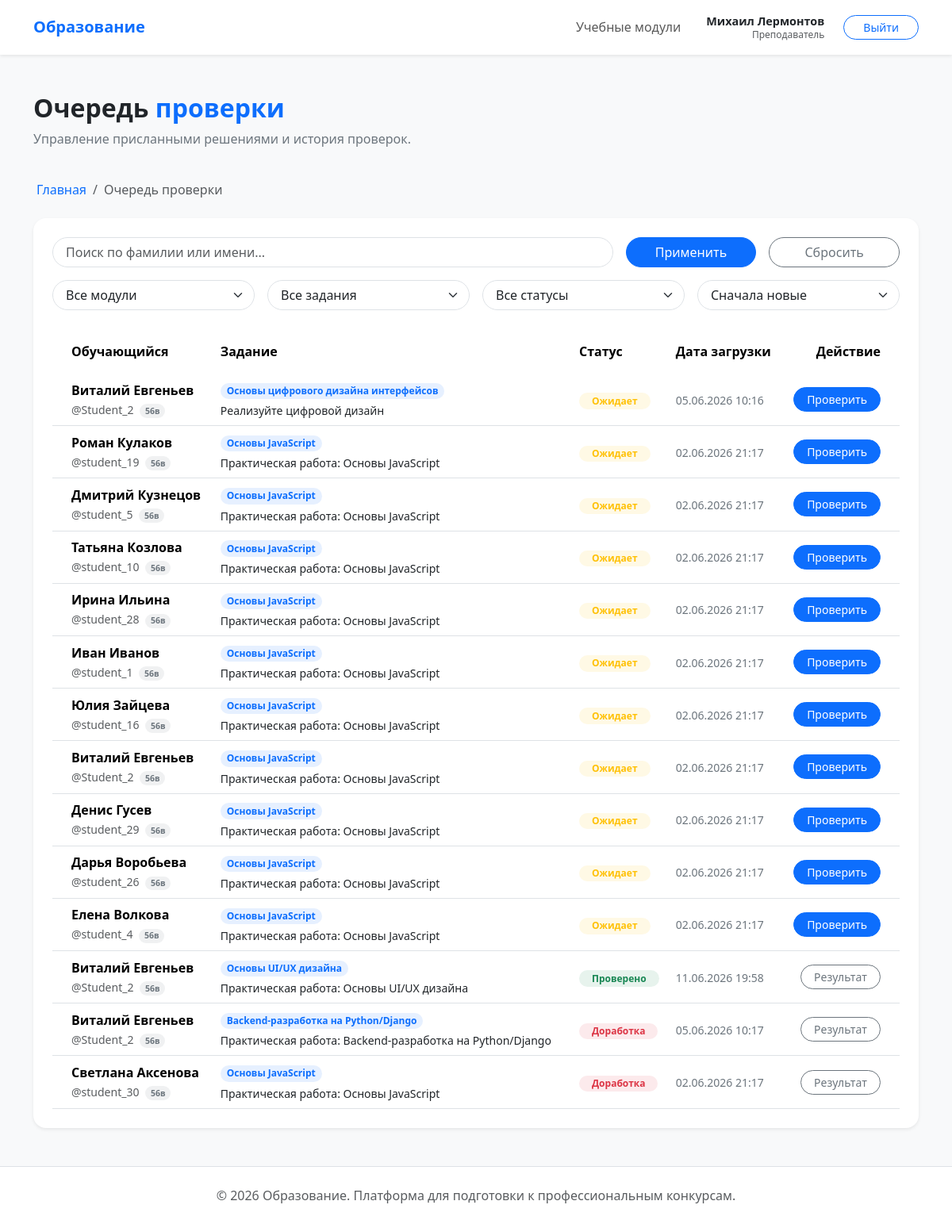
/solutions/teacher/submissions/ (signed in), run on an earlier commit of the app's database.
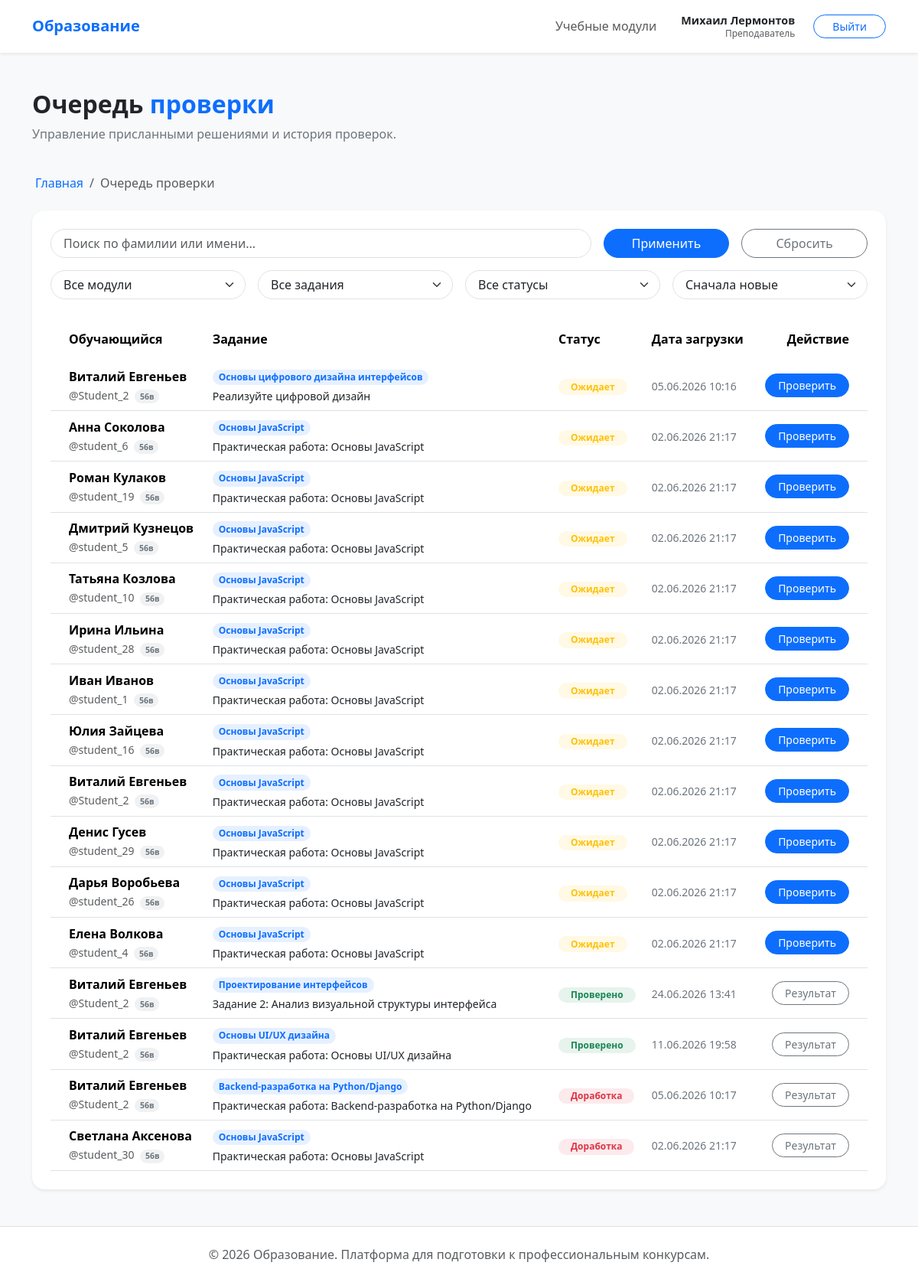
And on a later commit of the database.
### users/models.py (models this page shows, shortened)
class User(AbstractUser, BaseModel):
    class Role(models.TextChoices):
        STUDENT = "student", "Обучающийся"
        TEACHER = "teacher", "Преподаватель"
        ADMIN = "admin", "Администратор"
    middle_name = models.CharField(max_length=150, blank=True, verbose_name="Отчество")
    role = models.CharField(
        max_length=10, choices=Role.choices, default=Role.STUDENT, verbose_name="Роль"
    )
    group = models.ForeignKey(
        StudentGroup,
        on_delete=models.SET_NULL,
        null=True,
        blank=True,
        related_name="students",
        verbose_name="Учебная группа",
    )
    class Meta:
        verbose_name = "Пользователь"
        verbose_name_plural = "Пользователи"
        ordering = ["last_name", "first_name"]

### solutions/models.py (models this page shows, shortened)
class Submission(BaseModel):
    class Status(models.TextChoices):
        PENDING = "pending", "Ожидает проверки"
        REVIEWING = "reviewing", "На проверке"
        COMPLETED = "completed", "Проверено"
        REVISION = "revision", "Нужна доработка"
    task = models.ForeignKey(
        Task,
        on_delete=models.CASCADE,
        related_name="submissions",
        verbose_name="Задание",
    )
    student = models.ForeignKey(
        settings.AUTH_USER_MODEL,
        on_delete=models.CASCADE,
        related_name="submissions",
        verbose_name="Обучающийся",
    )
    file = models.FileField(
        upload_to="submissions/%Y/%m/", verbose_name="Файл с решением"
    )
    status = models.CharField(
        max_length=20,
        choices=Status.choices,
        default=Status.PENDING,
        verbose_name="Статус проверки",
    )
    class Meta:
        verbose_name = "Отправленная работа"
        verbose_name_plural = "Отправленные работы"
        ordering = ["-created_at"]

### curriculum/models.py (models this page shows, shortened)
class StudentGroup(BaseModel):
    title = models.CharField(max_length=7, unique=True, verbose_name="Название группы")
    teacher = models.ForeignKey(
        settings.AUTH_USER_MODEL,
        on_delete=models.SET_NULL,
        null=True,
        blank=True,
        limit_choices_to={"role": "teacher"},
        related_name="student_groups",
        verbose_name="Преподаватель",
    )
    class Meta:
        verbose_name = "Учебная группа"
        verbose_name_plural = "Учебные группы"
        ordering = ["title"]

class Task(BaseModel):
    module = models.ForeignKey(
        Module, on_delete=models.CASCADE, related_name="tasks", verbose_name="Модуль"
    )
    title = models.CharField(max_length=255, verbose_name="Название задания")
    description = models.TextField(verbose_name="Техническое задание")
    deadline = models.DateField(verbose_name="Крайний срок сдачи")
    max_score = models.PositiveIntegerField(
        default=100, verbose_name="Максимальный балл"
    )
    class Meta:
        verbose_name = "Задание"
        verbose_name_plural = "Задания"
        ordering = ["deadline"]
        constraints = [
            models.UniqueConstraint(
                fields=["module", "title"], name="unique_task_title_per_module"
            )
        ]

class Module(BaseModel):
    title = models.CharField(max_length=38, verbose_name="Название модуля")
    description = models.TextField(verbose_name="Описание модуля")
    class Meta:
        verbose_name = "Учебный модуль"
        verbose_name_plural = "Учебные модули"
        ordering = ["title"]

### solutions/views.py (the view, shortened to what this page needs)
class TeacherSubmissionListView(TeacherRequiredMixin, ListView):
    model = Submission
    template_name = "solutions/teacher_submissions.html"
    context_object_name = "submissions"
    def get_queryset(self):
        queryset = Submission.objects.select_related(
            "student", "student__group", "task", "task__module"
        )
        if not self.request.user.is_superuser:
            queryset = queryset.filter(student__group__teacher=self.request.user)
        search_query = self.request.GET.get("search", "").strip()
        module_filter = self.request.GET.get("module", "")
        if module_filter:
            queryset = queryset.filter(task__module_id=module_filter)
        task_filter = self.request.GET.get("task", "")
        if task_filter:
            queryset = queryset.filter(task_id=task_filter)
        status_filter = self.request.GET.get("status", "")
        if status_filter:
            queryset = queryset.filter(status=status_filter)
        sort_by = self.request.GET.get("sort", "")
        if sort_by == "date_asc":
            queryset = queryset.order_by("created_at")
        elif sort_by == "student":
            queryset = queryset.order_by("student__last_name", "student__first_name")
        else:
            queryset = queryset.annotate(
                status_priority=Case(
                    When(status=Submission.Status.PENDING, then=Value(0)),
                    default=Value(1),
                    output_field=IntegerField(),
                )
            ).order_by("status_priority", "-created_at")
        return queryset
    def get_context_data(self, **kwargs):
        context = super().get_context_data(**kwargs)
        visible_submissions = self.get_queryset()
        context["pending_count"] = visible_submissions.filter(
            status=Submission.Status.PENDING
        ).count()
        from curriculum.models import Module, Task
        context["modules"] = Module.objects.all()
        selected_module_id = self.request.GET.get("module", "")
        if selected_module_id:
            context["tasks"] = Task.objects.filter(module_id=selected_module_id)
        else:
            context["tasks"] = Task.objects.all()
        context["search_value"] = self.request.GET.get("search", "")
        context["module_value"] = selected_module_id
        context["task_value"] = self.request.GET.get("task", "")
        context["status_value"] = self.request.GET.get("status", "")
        context["sort_value"] = self.request.GET.get("sort", "")
        return context

### curriculum/views.py (called while the page is built)
    def test_func(self) -> bool:
        return self.request.user.is_authenticated and (
            self.request.user.role == User.Role.TEACHER or self.request.user.is_staff
        )

### templates/solutions/teacher_submissions.html (shortened to what this page needs)
{% extends 'base.html' %}
{% block content %}
    <div class="row mb-4">
        <div class="col-12">
            <h2 class="fw-bold">Очередь <span class="text-accent">проверки</span></h2>
            <p class="text-secondary">Управление присланными решениями и история проверок.</p>
        </div>
    </div>
    <nav aria-label="breadcrumb" class="mb-4">
        <ol class="breadcrumb">
            <li class="breadcrumb-item">
                <a href="{% url 'core:index' %}" class="text-decoration-none">
                    Главная
                </a>
            </li>
            <li class="breadcrumb-item active">Очередь проверки</li>
        </ol>
    </nav>
    <div class="card border-0 shadow-sm rounded-4 overflow-hidden p-4">
        <form method="get" class="row g-3 mb-4">
            <div class="col-md-8">
                <input type="text" name="search" class="form-control btn-rounded px-3"
                       placeholder="Поиск по фамилии или имени..." value="{{ search_value }}">
            </div>
            <div class="col-md-2">
                <button type="submit" class="btn btn-primary btn-rounded w-100">Применить</button>
            </div>
            <div class="col-md-2">
                <a href="{% url 'solutions:teacher_submissions' %}" class="btn btn-outline-secondary btn-rounded w-100">Сбросить</a>
            </div>
            <div class="col-md-3">
                <select name="module" class="form-select btn-rounded px-3" onchange="this.form.submit()">
                    <option value="">Все модули</option>
                </select>
            </div>
            <div class="col-md-3">
                <select name="task" class="form-select btn-rounded px-3">
                    <option value="">Все задания</option>
                </select>
            </div>
            <div class="col-md-3">
                <select name="status" class="form-select btn-rounded px-3">
                    <option value="">Все статусы</option>
                </select>
            </div>
            <div class="col-md-3">
                <select name="sort" class="form-select btn-rounded px-3">
                    <option value="">Сначала новые</option>
                </select>
            </div>
        </form>
        <div class="table-responsive">
            <table class="table table-hover align-middle mb-0">
                <thead class="bg-light">
                <tr>
                    <th class="ps-4 py-3 border-0">Обучающийся</th>
                    <th class="py-3 border-0">Задание</th>
                    <th class="py-3 border-0">Статус</th>
                    <th class="py-3 border-0">Дата загрузки</th>
                    <th class="pe-4 py-3 border-0 text-end">Действие</th>
                </tr>
                </thead>
                <tbody>
                {% for submission in submissions %}
                    <tr {% if submission.status != 'pending' %}class="bg-light bg-opacity-50"{% endif %}>
                        <td class="ps-4">
                            <div class="fw-bold">{{ submission.student.get_full_name }}</div>
                            <small class="text-muted">
                                @{{ submission.student.username }}
                                {% if submission.student.group %}
                                    <span class="badge bg-secondary bg-opacity-10 text-secondary rounded-pill custom-badge-sm ms-1">{{ submission.student.group.title }}</span>
                                {% endif %}
                            </small>
                        </td>
                        <td>
                            <span class="badge bg-primary bg-opacity-10 text-accent rounded-pill px-2 small">
                                {{ submission.task.module.title }}
                            </span>
                            <div class="small mt-1 text-dark">{{ submission.task.title }}</div>
                        </td>
                        <td>
                            {% if submission.status == 'pending' %}
                                <span class="badge bg-warning bg-opacity-10 text-warning rounded-pill px-3">Ожидает</span>
                            {% elif submission.status == 'completed' %}
                                <span class="badge bg-success bg-opacity-10 text-success rounded-pill px-3">Проверено</span>
                            {% elif submission.status == 'revision' %}
                                <span class="badge bg-danger bg-opacity-10 text-danger rounded-pill px-3">Доработка</span>
                            {% endif %}
                        </td>
                        <td><span class="text-secondary small">{{ submission.created_at|date:"d.m.Y H:i" }}</span></td>
                       <td class="pe-4 text-end">
                           {% if not user.is_superuser %}
                               {% if submission.status == 'pending' %}
                                   <a href="{% url 'solutions:review_create' submission.id %}"
                                      class="btn btn-primary btn-sm btn-rounded px-3">
                                       Проверить
                                   </a>
                               {% else %}
                                   <a href="{% url 'solutions:review_detail' submission.id %}"
                                      class="btn btn-outline-secondary btn-sm btn-rounded px-3">
                                       Результат
                                   </a>
                               {% endif %}
                           {% endif %}
                       </td>
                    </tr>
                {% empty %}
                    <tr>
                        <td colspan="5" class="text-center py-5 text-secondary">Нет работ для отображения.</td>
                    </tr>
                {% endfor %}
                </tbody>
            </table>
        </div>
    </div>
{% endblock %}

### templates/base.html (shortened to what this page needs)
<!DOCTYPE html>
<html lang="ru">
<head>
    <link href="https://cdn.jsdelivr.net/npm/bootstrap@5.3.2/dist/css/bootstrap.min.css" rel="stylesheet">
</head>
<body>
{% include 'includes/header.html' %}
<main class="container py-5">
    {% block content %}{% endblock %}
</main>
{% include 'includes/footer.html' %}
</body>
</html>

### templates/includes/header.html (shortened to what this page needs)
<nav class="navbar navbar-expand-lg navbar-light bg-white shadow-sm">
    <div class="container">
        <a class="navbar-brand fw-bold text-accent" href="{% url 'core:index' %}">Образование</a>
        <div class="collapse navbar-collapse" id="navbarNav">
            <ul class="navbar-nav ms-auto align-items-center">
                {% if user.is_authenticated %}
                    <li class="nav-item">
                        <a class="nav-link" href="{% url 'curriculum:module_list' %}">Учебные модули</a>
                    </li>
                    <li class="nav-item ms-lg-4 me-lg-2">
                        <span class="navbar-text d-flex flex-column align-items-lg-end line-height-sm">
                            {% if user.is_superuser %}
                                <span class="badge bg-dark rounded-pill fw-bold">Администратор</span>
                            {% else %}
                                <span class="fw-bold text-dark" style="font-size: 0.9rem;">
                                    {{ user.first_name }} {{ user.last_name }}
                                </span>
                                <small class="text-muted" style="font-size: 0.75rem; margin-top: -3px;">
                                    {% if user.role == 'teacher' %}Преподаватель{% else %}Обучающийся{% endif %}
                                </small>
                            {% endif %}
                        </span>
                    </li>
                    <li class="nav-item ms-3">
                        <form action="{% url 'users:logout' %}" method="post">
                            <button type="submit" class="btn btn-outline-primary btn-rounded btn-sm px-4">Выйти</button>
                        </form>
                    </li>
                {% else %}
                    <li class="nav-item">
                        <a class="btn btn-primary btn-rounded px-4" href="{% url 'users:login' %}">Войти</a>
                    </li>
                {% endif %}
            </ul>
        </div>
    </div>
</nav>

### templates/includes/footer.html
<footer class="bg-white border-top py-4 mt-auto">
    <div class="container text-center text-muted">
        <p class="mb-0">&copy; 2026 Образование. Платформа для подготовки к профессиональным конкурсам.</p>
    </div>
</footer>

### templates/base.html (style rules this page uses)
body { background-color: #f8f9fa; font-family: 'Segoe UI', Tahoma, Geneva, Verdana, sans-serif; display: flex; flex-direction: column; min-height: 100vh; }
.btn-rounded { border-radius: 50rem; }
.text-accent { color: #0d6efd; }
main { flex: 1; }
.rounded-4 { border-radius: 1rem !important; }

What changed in the data, as far as the page shows it:
now on this page (row unchanged): Submission: student.get_full_name "Анна Соколова", student.username "student_6", student.group "56в", task.module "Основы JavaScript", task "Практическая работа: Основы JavaScript", status "Ожидает", created_at "02.06.2026 21:17"
added Submission: student.get_full_name "Виталий Евгеньев", student.username "Student_2", student.group "56в", task.module "Проектирование интерфейсов", task "Задание 2: Анализ визуальной структуры интерфейса", status "Проверено", created_at "24.06.2026 13:41"
